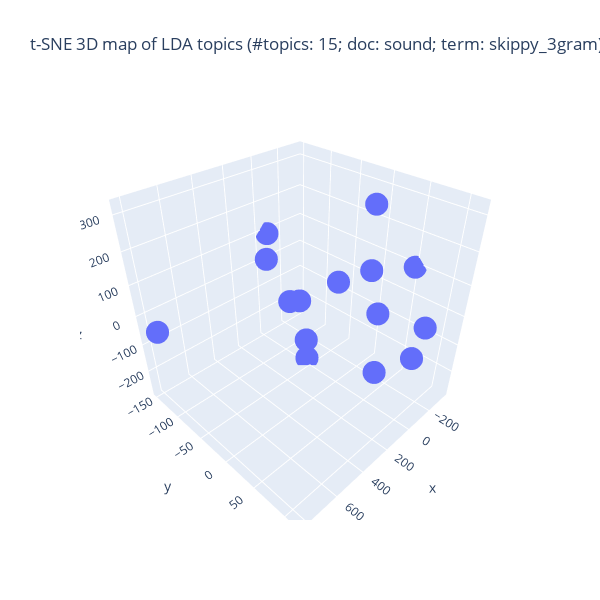

Source (notebook cell):
### Code cell
## Plotlyを使って tSNE の結果の可視化 (3D)
import plotly.graph_objects as go
top_fitted = top_tSNE_3d_fitted
fig = go.Figure(data = [go.Scatter3d(
        x = top_fitted[:,0], y = top_fitted[:,1], z = top_fitted[:,2],
                                     mode = 'markers')
                                     ])

## 3D 散布図にラベルを追加する処理は未実装
title_val = f"t-SNE 3D map of LDA topics (#topics: {n_topics}; doc: {doc_attr}; term: {lda_term_type})"
fig.update_layout(autosize = False, width = 600, height = 600, title = title_val)
fig.show()

### Figure 1 — Plotly figure (JSON) as saved in the notebook; plotly's stock layout.template omitted (floating-point values rounded to 4 significant figures)
{"data": [{"mode": "markers", "type": "scatter3d", "x": [194.2, 815.4, -193.6, -41.22, -44.14, 8.986, -58.53, -122.9, -127.5, 36.69, 124.7, -25.61, -348.4, 112.1, -3.713], "y": [-15.8, -126.9, -41.33, 36.19, 34.06, -69.6, -149.0, -120.4, 104.8, 114.4, -104.3, 57.28, 50.81, 74.62, -57.51], "z": [-90.4, -26.4, -10.05, 137.8, 320.0, -60.02, 92.0, -150.6, 10.17, -29.99, 77.94, -181.0, 96.5, 83.62, -276.8]}], "layout": {"autosize": false, "height": 600, "title": {"text": "t-SNE 3D map of LDA topics (#topics: 15; doc: sound; term: skippy_3gram)"}, "width": 600}}
